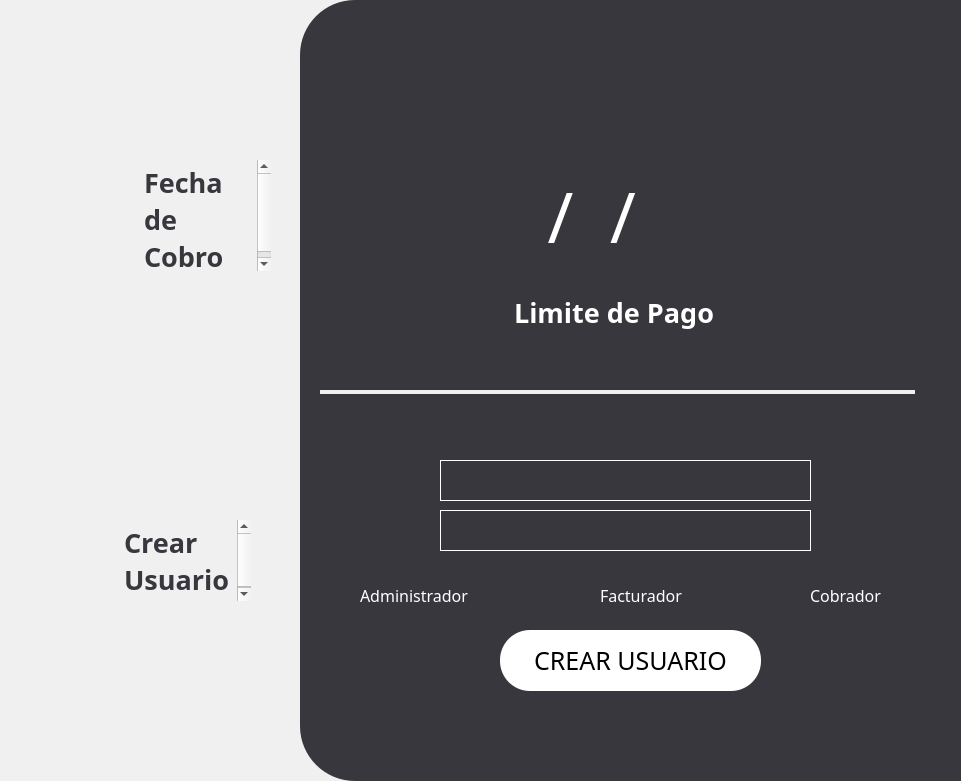
  <widget class="QFrame" name="frame_white">
   <property name="geometry">
    <rect>
     <x>340</x>
     <y>0</y>
     <width>961</width>
     <height>781</height>
    </rect>
   </property>
   <property name="styleSheet">
    <string notr="true">QFrame {
    border: none;       /* Color y grosor del borde */
    border-radius: 55px;          /* Radio de las esquinas */
    background-color: #f0f0f0;    /* Color de fondo */
    margin: 0px;                  /* Margen externo a 0 */
    padding: 0px;                 /* Espaciado interno a 0 */
}

</string>
   </property>
   <property name="frameShape">
    <enum>QFrame::StyledPanel</enum>
   </property>
   <property name="frameShadow">
    <enum>QFrame::Raised</enum>
   </property>
   <widget class="QFrame" name="frame_white_grey">
    <property name="geometry">
     <rect>
      <x>300</x>
      <y>0</y>
      <width>961</width>
      <height>781</height>
     </rect>
    </property>
    <property name="styleSheet">
     <string notr="true">QFrame {
    border: none;       /* Color y grosor del borde */
    border-radius: 55px;          /* Radio de las esquinas */
    background-color: #37373d;    /* Color de fondo */
    margin: 0px;                  /* Margen externo a 0 */
    padding: 0px;                 /* Espaciado interno a 0 */
}

</string>
    </property>
    <property name="frameShape">
     <enum>QFrame::StyledPanel</enum>
    </property>
    <property name="frameShadow">
     <enum>QFrame::Raised</enum>
    </property>
    <widget class="QFrame" name="frame_9">
     <property name="geometry">
      <rect>
       <x>20</x>
       <y>390</y>
       <width>595</width>
       <height>4</height>
      </rect>
     </property>
     <property name="styleSheet">
      <string notr="true">QFrame {
    border: none;       /* Color y grosor del borde */
    background-color: #f0f0f0;    /* Color de fondo */
}

</string>
     </property>
     <property name="frameShape">
      <enum>QFrame::StyledPanel</enum>
     </property>
     <property name="frameShadow">
      <enum>QFrame::Raised</enum>
     </property>
    </widget>
    <widget class="QLineEdit" name="lineEdit">
     <property name="geometry">
      <rect>
       <x>20</x>
       <y>170</y>
       <width>581</width>
       <height>91</height>
      </rect>
     </property>
     <property name="font">
      <font>
       <family>Montserratl</family>
       <pointsize>-1</pointsize>
      </font>
     </property>
     <property name="styleSheet">
      <string notr="true">QLineEdit {
    background: transparent;    /* Quitar el fondo */
    border: none;               /* Quitar el borde */
    color: #FFFFFF;             /* Cambiar el color del texto (ejemplo: blanco) */
    font-family: &quot;Montserratl&quot;;       /* Cambiar el tipo de letra */
    font-size: 70px;            /* Cambiar el tamaño de la fuente */
}</string>
     </property>
     <property name="inputMask">
      <string>99/99/9999</string>
     </property>
     <property name="text">
      <string>//</string>
     </property>
     <property name="alignment">
      <set>Qt::AlignCenter</set>
     </property>
     <property name="readOnly">
      <bool>true</bool>
     </property>
     <property name="placeholderText">
      <string>dd/MM/yyyy</string>
     </property>
     <property name="cursorMoveStyle">
      <enum>Qt::LogicalMoveStyle</enum>
     </property>
    </widget>
    <widget class="QTextBrowser" name="menuOption1_2">
     <property name="geometry">
      <rect>
       <x>210</x>
       <y>290</y>
       <width>231</width>
       <height>51</height>
      </rect>
     </property>
     <property name="palette">
      <palette>
       <active>
        <colorrole role="Button">
         <brush brushstyle="SolidPattern">
          <color alpha="255">
           <red>55</red>
           <green>55</green>
           <blue>61</blue>
          </color>
         </brush>
        </colorrole>
        <colorrole role="Text">
         <brush brushstyle="SolidPattern">
          <color alpha="255">
           <red>255</red>
           <green>255</green>
           <blue>255</blue>
          </color>
         </brush>
        </colorrole>
        <colorrole role="Base">
         <brush brushstyle="SolidPattern">
          <color alpha="255">
           <red>55</red>
           <green>55</green>
           <blue>61</blue>
          </color>
         </brush>
        </colorrole>
        <colorrole role="Window">
         <brush brushstyle="SolidPattern">
          <color alpha="255">
           <red>55</red>
           <green>55</green>
           <blue>61</blue>
          </color>
         </brush>
        </colorrole>
       </active>
       <inactive>
        <colorrole role="Button">
         <brush brushstyle="SolidPattern">
          <color alpha="255">
           <red>55</red>
           <green>55</green>
           <blue>61</blue>
          </color>
         </brush>
        </colorrole>
        <colorrole role="Text">
         <brush brushstyle="SolidPattern">
          <color alpha="255">
           <red>255</red>
           <green>255</green>
           <blue>255</blue>
          </color>
         </brush>
        </colorrole>
        <colorrole role="Base">
         <brush brushstyle="SolidPattern">
          <color alpha="255">
           <red>55</red>
           <green>55</green>
           <blue>61</blue>
          </color>
         </brush>
        </colorrole>
        <colorrole role="Window">
         <brush brushstyle="SolidPattern">
          <color alpha="255">
           <red>55</red>
           <green>55</green>
           <blue>61</blue>
          </color>
         </brush>
        </colorrole>
       </inactive>
       <disabled>
        <colorrole role="Button">
         <brush brushstyle="SolidPattern">
          <color alpha="255">
           <red>55</red>
           <green>55</green>
           <blue>61</blue>
          </color>
         </brush>
        </colorrole>
        <colorrole role="Text">
         <brush brushstyle="SolidPattern">
          <color alpha="255">
           <red>120</red>
           <green>120</green>
           <blue>120</blue>
          </color>
         </brush>
        </colorrole>
        <colorrole role="Base">
         <brush brushstyle="SolidPattern">
          <color alpha="255">
           <red>55</red>
           <green>55</green>
           <blue>61</blue>
          </color>
         </brush>
        </colorrole>
        <colorrole role="Window">
         <brush brushstyle="SolidPattern">
          <color alpha="255">
           <red>55</red>
           <green>55</green>
           <blue>61</blue>
          </color>
         </brush>
        </colorrole>
       </disabled>
      </palette>
     </property>
     <property name="font">
      <font>
       <family>Montserrat</family>
       <pointsize>10</pointsize>
       <weight>75</weight>
       <bold>true</bold>
      </font>
     </property>
     <property name="html">
      <string>&lt;!DOCTYPE HTML PUBLIC &quot;-//W3C//DTD HTML 4.0//EN&quot; &quot;http://www.w3.org/TR/REC-html40/strict.dtd&quot;&gt;
&lt;html&gt;&lt;head&gt;&lt;meta name=&quot;qrichtext&quot; content=&quot;1&quot; /&gt;&lt;style type=&quot;text/css&quot;&gt;
p, li { white-space: pre-wrap; }
&lt;/style&gt;&lt;/head&gt;&lt;body style=&quot; font-family:'Montserrat'; font-size:10pt; font-weight:600; font-style:normal;&quot;&gt;
&lt;p style=&quot; margin-top:0px; margin-bottom:0px; margin-left:0px; margin-right:0px; -qt-block-indent:0; text-indent:0px;&quot;&gt;&lt;span style=&quot; font-size:20pt;&quot;&gt;Limite de Pago&lt;/span&gt;&lt;/p&gt;&lt;/body&gt;&lt;/html&gt;</string>
     </property>
    </widget>
    <widget class="QLineEdit" name="Usuario">
     <property name="geometry">
      <rect>
       <x>140</x>
       <y>460</y>
       <width>371</width>
       <height>41</height>
      </rect>
     </property>
     <property name="font">
      <font>
       <family>Montserratl</family>
       <pointsize>-1</pointsize>
      </font>
     </property>
     <property name="styleSheet">
      <string notr="true">QLineEdit {
    background: transparent;    /* Quitar el fondo */
    border: 1px solid #FFFFFF;               /* Quitar el borde */
    color: #FFFFFF;             /* Cambiar el color del texto (ejemplo: blanco) */
    font-family: &quot;Montserratl&quot;;       /* Cambiar el tipo de letra */
    font-size: 10px;            /* Cambiar el tamaño de la fuente */
}</string>
     </property>
     <property name="inputMask">
      <string/>
     </property>
     <property name="text">
      <string/>
     </property>
     <property name="alignment">
      <set>Qt::AlignCenter</set>
     </property>
    </widget>
    <widget class="QLineEdit" name="Contrasena">
     <property name="geometry">
      <rect>
       <x>140</x>
       <y>510</y>
       <width>371</width>
       <height>41</height>
      </rect>
     </property>
     <property name="font">
      <font>
       <family>Montserratl</family>
       <pointsize>-1</pointsize>
      </font>
     </property>
     <property name="styleSheet">
      <string notr="true">QLineEdit {
    background: transparent;    /* Quitar el fondo */
    border: 1px solid #FFFFFF;               /* Quitar el borde */
    color: #FFFFFF;             /* Cambiar el color del texto (ejemplo: blanco) */
    font-family: &quot;Montserratl&quot;;       /* Cambiar el tipo de letra */
    font-size: 10px;            /* Cambiar el tamaño de la fuente */
}</string>
     </property>
     <property name="inputMask">
      <string/>
     </property>
     <property name="text">
      <string/>
     </property>
     <property name="alignment">
      <set>Qt::AlignCenter</set>
     </property>
    </widget>
    <widget class="QRadioButton" name="AdministradorOption">
     <property name="geometry">
      <rect>
       <x>40</x>
       <y>580</y>
       <width>141</width>
       <height>31</height>
      </rect>
     </property>
     <property name="font">
      <font>
       <family>Montserrat</family>
       <pointsize>12</pointsize>
      </font>
     </property>
     <property name="styleSheet">
      <string notr="true">QRadioButton{
	 background: transparent; 
	color: #FFFFFF;
}</string>
     </property>
     <property name="text">
      <string>Administrador</string>
     </property>
    </widget>
    <widget class="QRadioButton" name="FacturadorOption">
     <property name="geometry">
      <rect>
       <x>280</x>
       <y>580</y>
       <width>141</width>
       <height>31</height>
      </rect>
     </property>
     <property name="font">
      <font>
       <family>Montserrat</family>
       <pointsize>12</pointsize>
      </font>
     </property>
     <property name="styleSheet">
      <string notr="true">QRadioButton{
 background: transparent; 
color: #FFFFFF;
}</string>
     </property>
     <property name="text">
      <string>Facturador</string>
     </property>
    </widget>
    <widget class="QRadioButton" name="CobradorOption">
     <property name="geometry">
      <rect>
       <x>490</x>
       <y>580</y>
       <width>141</width>
       <height>31</height>
      </rect>
     </property>
     <property name="font">
      <font>
       <family>Montserrat</family>
       <pointsize>12</pointsize>
      </font>
     </property>
     <property name="styleSheet">
      <string notr="true">QRadioButton{
 background: transparent; 
color: #FFFFFF;
}</string>
     </property>
     <property name="text">
      <string>Cobrador</string>
     </property>
    </widget>
    <widget class="QPushButton" name="pushButton">
     <property name="geometry">
      <rect>
       <x>200</x>
       <y>630</y>
       <width>261</width>
       <height>61</height>
      </rect>
     </property>
     <property name="font">
      <font>
       <family>Montserrat</family>
       <pointsize>19</pointsize>
      </font>
     </property>
     <property name="styleSheet">
      <string notr="true">QPushButton{
		background: #FFFFFF; 
		 border-radius: 30px; 
}</string>
     </property>
     <property name="text">
      <string>CREAR USUARIO</string>
     </property>
    </widget>
   </widget>
   <widget class="QLabel" name="perfil">
    <property name="geometry">
     <rect>
      <x>20</x>
      <y>510</y>
      <width>101</width>
      <height>91</height>
     </rect>
    </property>
    <property name="text">
     <string/>
    </property>
    <property name="pixmap">
     <pixmap>../assets/Profile.png</pixmap>
    </property>
    <property name="scaledContents">
     <bool>true</bool>
    </property>
   </widget>
   <widget class="QLabel" name="label_3">
    <property name="geometry">
     <rect>
      <x>20</x>
      <y>170</y>
      <width>101</width>
      <height>111</height>
     </rect>
    </property>
    <property name="text">
     <string/>
    </property>
    <property name="pixmap">
     <pixmap>../assets/Date.png</pixmap>
    </property>
    <property name="scaledContents">
     <bool>true</bool>
    </property>
   </widget>
   <widget class="QTextBrowser" name="FechadeCobtoText">
    <property name="geometry">
     <rect>
      <x>140</x>
      <y>160</y>
      <width>131</width>
      <height>111</height>
     </rect>
    </property>
    <property name="sizePolicy">
     <sizepolicy hsizetype="Expanding" vsizetype="Expanding">
      <horstretch>0</horstretch>
      <verstretch>0</verstretch>
     </sizepolicy>
    </property>
    <property name="font">
     <font>
      <family>Montserrat</family>
     </font>
    </property>
    <property name="toolTipDuration">
     <number>-1</number>
    </property>
    <property name="autoFillBackground">
     <bool>false</bool>
    </property>
    <property name="styleSheet">
     <string notr="true">QTextBrowser {
    background: transparent;  /* Quitar el fondo */
	color:#37373d;
    border: none;             /* Quitar el borde */
	margin: 0;                /* Eliminar márgenes */
}</string>
    </property>
    <property name="html">
     <string>&lt;!DOCTYPE HTML PUBLIC &quot;-//W3C//DTD HTML 4.0//EN&quot; &quot;http://www.w3.org/TR/REC-html40/strict.dtd&quot;&gt;
&lt;html&gt;&lt;head&gt;&lt;meta name=&quot;qrichtext&quot; content=&quot;1&quot; /&gt;&lt;style type=&quot;text/css&quot;&gt;
p, li { white-space: pre-wrap; }
&lt;/style&gt;&lt;/head&gt;&lt;body style=&quot; font-family:'Montserrat'; font-size:8.25pt; font-weight:400; font-style:normal;&quot;&gt;
&lt;p style=&quot; margin-top:0px; margin-bottom:0px; margin-left:0px; margin-right:0px; -qt-block-indent:0; text-indent:0px;&quot;&gt;&lt;span style=&quot; font-family:'MS Shell Dlg 2'; font-size:20pt; font-weight:600;&quot;&gt;Fecha&lt;/span&gt;&lt;/p&gt;
&lt;p style=&quot; margin-top:0px; margin-bottom:0px; margin-left:0px; margin-right:0px; -qt-block-indent:0; text-indent:0px;&quot;&gt;&lt;span style=&quot; font-family:'MS Shell Dlg 2'; font-size:20pt; font-weight:600;&quot;&gt;de&lt;/span&gt;&lt;/p&gt;
&lt;p style=&quot; margin-top:0px; margin-bottom:0px; margin-left:0px; margin-right:0px; -qt-block-indent:0; text-indent:0px;&quot;&gt;&lt;span style=&quot; font-family:'MS Shell Dlg 2'; font-size:20pt; font-weight:600;&quot;&gt;Cobro&lt;/span&gt;&lt;/p&gt;&lt;/body&gt;&lt;/html&gt;</string>
    </property>
   </widget>
   <widget class="QTextBrowser" name="FechadeCobtoText_2">
    <property name="geometry">
     <rect>
      <x>120</x>
      <y>520</y>
      <width>131</width>
      <height>81</height>
     </rect>
    </property>
    <property name="sizePolicy">
     <sizepolicy hsizetype="Expanding" vsizetype="Expanding">
      <horstretch>0</horstretch>
      <verstretch>0</verstretch>
     </sizepolicy>
    </property>
    <property name="font">
     <font>
      <family>Montserrat</family>
     </font>
    </property>
    <property name="toolTipDuration">
     <number>-1</number>
    </property>
    <property name="autoFillBackground">
     <bool>false</bool>
    </property>
    <property name="styleSheet">
     <string notr="true">QTextBrowser {
    background: transparent;  /* Quitar el fondo */
	color:#37373d;
    border: none;             /* Quitar el borde */
	margin: 0;                /* Eliminar márgenes */
}</string>
    </property>
    <property name="html">
     <string>&lt;!DOCTYPE HTML PUBLIC &quot;-//W3C//DTD HTML 4.0//EN&quot; &quot;http://www.w3.org/TR/REC-html40/strict.dtd&quot;&gt;
&lt;html&gt;&lt;head&gt;&lt;meta name=&quot;qrichtext&quot; content=&quot;1&quot; /&gt;&lt;style type=&quot;text/css&quot;&gt;
p, li { white-space: pre-wrap; }
&lt;/style&gt;&lt;/head&gt;&lt;body style=&quot; font-family:'Montserrat'; font-size:8.25pt; font-weight:400; font-style:normal;&quot;&gt;
&lt;p style=&quot; margin-top:0px; margin-bottom:0px; margin-left:0px; margin-right:0px; -qt-block-indent:0; text-indent:0px;&quot;&gt;&lt;span style=&quot; font-family:'MS Shell Dlg 2'; font-size:20pt; font-weight:600;&quot;&gt;Crear&lt;/span&gt;&lt;/p&gt;
&lt;p style=&quot; margin-top:0px; margin-bottom:0px; margin-left:0px; margin-right:0px; -qt-block-indent:0; text-indent:0px;&quot;&gt;&lt;span style=&quot; font-family:'MS Shell Dlg 2'; font-size:20pt; font-weight:600;&quot;&gt;Usuario&lt;/span&gt;&lt;/p&gt;&lt;/body&gt;&lt;/html&gt;</string>
    </property>
   </widget>
  </widget>
